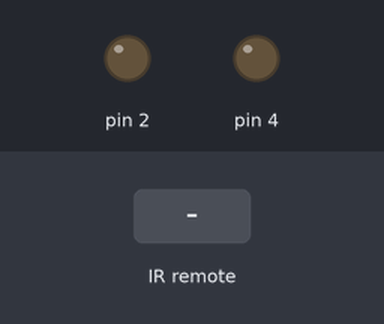
Recording of a sketch running on a simulated Arduino Uno, built with avr-gcc and run on an emulated ATmega328P. Parts: output pins drawn as LEDs (lit = HIGH). The inputs (shaded band) are chosen by the test bench.

Above: at 1.2 s.
1.3 s: infrared code 0xFF38C7 received
At 1.7 s:
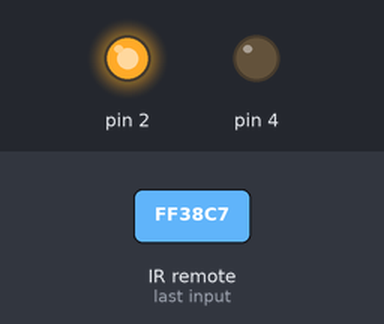
Timing chart, 0 to 4.3 s (numbered marks = the images above; inputs shaded):
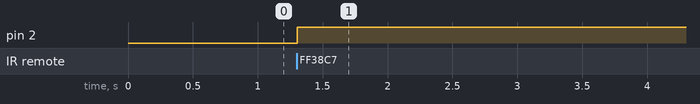

Measured:
- after the input at 1.3 s, pin 2: LOW → HIGH at once

The sketch:

sketch_mar29a.ino
```cpp
#include <IRremote.h> //引入函數庫
IRrecv irrecv(8);  //將紅外線腳位設定為6
decode_results results;  //接收到的紅外線訊號值
void setup() {
  irrecv.enableIRIn();   //啟用紅外線接收
  pinMode(2,OUTPUT);
  pinMode(4,OUTPUT);
}

void loop() {
  if (irrecv.decode(&results)) {// put your main code here, to run repeatedly:
   if(results.value == 16726215)
    {
    digitalWrite(2,!digitalRead(2));
    }

    irrecv.resume();
  }
  delay(100);
}
```
